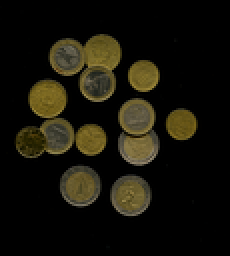
%> input picture coins008.tif, 115 x 128 px, shrunk from 566 x 632 before the run (shown 2 times larger)
$ octave Main.m   (GNU Octave 9; MATLAB toolbox functions it lacks are replaced by stand-ins)
%> lines starting %> are read from the running program, lines starting %| are printed output that depends on the picture
### grayscale.m
function GRAY = grayscale(IMG)

% convert image to grayscale using custom code
GRAY = 0.25 * IMG(:,:,1) + 0.5 * IMG(:,:,2) + 0.25 * IMG(:,:,3);

end

### sobel.m
function A = sobel(IMG)

[width, height, channels] = size(IMG);

assert(channels == 1, 'A grayscale image should be provided');

%Sobel filter kernel
Gx = [-1 0 1; -2 0 2; -1 0 1];
Gy = [-1 -2 -1; 0 0 0; 1 2 1];

GRADIENT_X = conv2(IMG, Gx);
GRADIENT_Y = conv2(IMG, Gy);

A = abs(GRADIENT_X) + abs(GRADIENT_Y);

end

### TWOEUROS.m
function TWOEUROS = two_euros(IMG,Sobel_apply_to_Image)

[height,width, channels] = size(IMG); %dimensions
count = 0;
r = 51;
numThetas = 200; %angle discretization
th = 0 : (2*pi) / 200 : 2*pi; %save in a matrix the discretized thetas
Two_euros = HT(r,th,Sobel_apply_to_Image);

	for yy = 1:height
		for xx = 1:width
			if(Two_euros(xx,yy) > 145)
				for vote = 1:numThetas
					theta = th(vote); %getting the theta value
					x = floor(xx - cos(theta) * r);
					y = floor(yy - sin(theta) * r);
					if (x > 0 && x <= height && y > 0 && y <= width)
						hold on;
						plot(x,y, 'w-') % white color
					end

				end
				count = count + 1;
			end
		end
	end
print = ['There are ', num2str(count), ' 2-Euro coins in the image'];
disp(print); %printing
end

### HT.m
function HT = HoughCircle(radius,Thetas,Image)

[height, width, channels] = size(Image); % dimensions

numThetas = 200; %angel discretization
VOTES = zeros(width,height); %initialize the accumulator

for y = 1:height
	for x = 1:width
		if(Image(y,x) > 0.35) %count only the pixels with value greater than 0.35
			for vote = 1:numThetas
				theta = Thetas(vote); %getting the theta value
				dist1 = floor(x - radius *cos(theta));
				dist2 = floor(y - radius *sin(theta));
				if(dist1 > 0 && dist1 <= width && dist2 > 0 && dist2 <= height)
					VOTES(dist1, dist2) = VOTES(dist1, dist2) + 1;
				end
			end
		end
	end
end
HT = VOTES;
end

### OneEuro.m
function OneEuro = one_euro(IMG,Sobel_apply_to_Image)

[height,width, channels] = size(IMG); %dimensions
count = 0;
r = 43.35;
r_fifteen = 46.92;
numThetas = 200; %angle discretization
th = 0 : (2*pi) / 200 : 2*pi; %save in a matrix the discretized thetas
One_euro = HT(r, th,Sobel_apply_to_Image);
Fifteen_cents = HT(r_fifteen, th,Sobel_apply_to_Image);

	for yy = 1:height
		for xx = 1:width
			if(One_euro(xx,yy) > 170 && One_euro(xx,yy) < 180 && Fifteen_cents(xx,yy) <= 165)
				for vote = 1:numThetas
					theta = th(vote); %getting the theta value
					x = floor(xx - cos(theta) * r);
					y = floor(yy - sin(theta) * r);
					if (x > 0 && x <= height && y > 0 && y <= width)
						hold on;
						plot(x,y, 'r-') % red color
					end

				end
				count = count + 1;
			end
		end
	end
print = ['There are ', num2str(count), ' 1-Euro coins in the image'];
disp(print); %printing
end

### Main.m
clear;
clf;
Image = imread('coins008.tif'); %load the image
%> Image is the input picture: size 128x115x3 uint8; mean R, G, B 21.9, 19.4, 10

Image = single(Image)/255;%unit8 to [0 1] range
%> Image: size 128x115x3 single

[height,width, channels] = size(Image); %dimensions of the image
%> height = 128; width = 115; channels = 3

GrayImage = grayscale(Image); %image in grayscale
%> in grayscale, `GRAY = 0.25 * IMG(:,:,1) + 0.5 * IMG(:,:,2) + 0.25 * IMG(:,:,3);`:
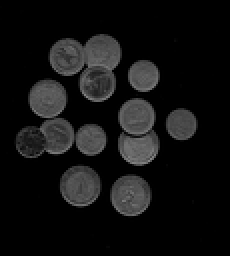
%> GRAY: size 128x115 single (shown 2 times larger); min 0, max 0.531, mean 0.0692

Sobel_apply_to_Image = sobel(GrayImage); %sobel
%> in sobel, `GRADIENT_X = conv2(IMG, Gx);`:
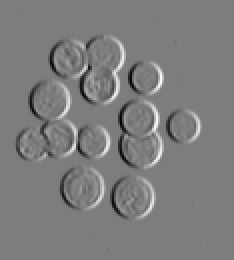
%> GRADIENT_X: size 130x117 single (shown 2 times larger); min -1.64, max 1.7, mean -8.28e-10; drawn with min black and max white
%> in sobel, `GRADIENT_Y = conv2(IMG, Gy);`:
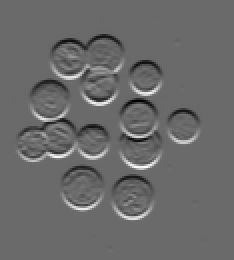
%> GRADIENT_Y: size 130x117 single (shown 2 times larger); min -1.42, max 1.99, mean 0; drawn with min black and max white
%> in sobel, `A = abs(GRADIENT_X) + abs(GRADIENT_Y);`:
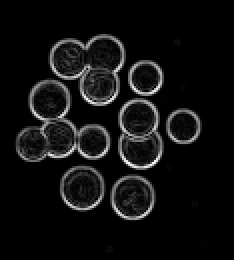
%> A: size 130x117 single (shown 2 times larger); min 0, max 2.73, mean 0.176; drawn with min black and max white

disp('Please wait...');

subplot(1,4,1),imshow(Image),title('Original Image');

subplot(1,4,2),imshow(GrayImage),title('Gray Scaled Image');

subplot(1,4,3),imshow(Sobel_apply_to_Image),title('Sobel Filtered Image');
%> after `imshow(Sobel_apply_to_Image)`:
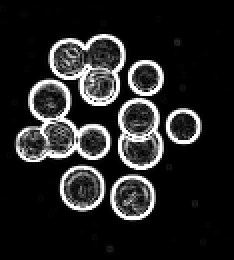
%> displayed picture: size 130x117, on the screen's scale of 0 to 255 (shown 2 times larger); min 0, max 255, mean 35.9

subplot(1,4,4);
imshow(Image),title('Final Image');

subplot(1,4,4);
TWOEUROS(Image,Sobel_apply_to_Image);
%> after the loop in HoughCircle, `for y = 1:height`:
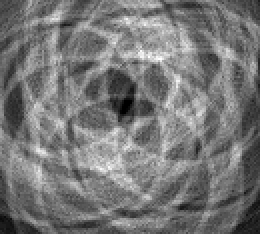
%> VOTES: size 117x130 double (shown 2 times larger); min 0, max 43, mean 20; drawn with min black and max white
%> after the loop in HoughCircle, `for y = 1:height`: dist1 = 20; dist2 = 111; theta = 6.25
%> after the loop in two_euros, `for yy = 1:height`: count = 0
%> in two_euros, `print = ['There are ', num2str(count), ' 2-Euro coins in the image'];`: print = 'There are 0 2-Euro coins in the image'
%| There are 0 2-Euro coins in the image
OneEuro(Image,Sobel_apply_to_Image);
%> call 2 of HoughCircle, with radius = 43.35
%> after the loop in HoughCircle (call 2), `for y = 1:height`:
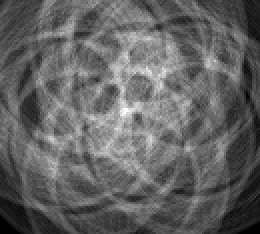
%> VOTES: size 117x130 double (shown 2 times larger); min 0, max 59, mean 22.9; drawn with min black and max white
%> after the loop in HoughCircle (call 2), `for y = 1:height`: dist1 = 27
%> (the run ends here)
